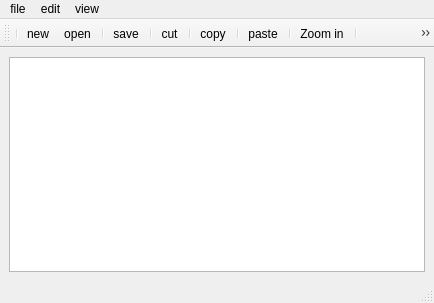
<?xml version="1.0" encoding="UTF-8"?>
<ui version="4.0">
 <class>MainWindow</class>
 <widget class="QMainWindow" name="MainWindow">
  <property name="geometry">
   <rect>
    <x>0</x>
    <y>0</y>
    <width>434</width>
    <height>303</height>
   </rect>
  </property>
  <property name="windowTitle">
   <string>Aneesh</string>
  </property>
  <property name="toolButtonStyle">
   <enum>Qt::ToolButtonTextUnderIcon</enum>
  </property>
  <property name="documentMode">
   <bool>false</bool>
  </property>
  <property name="tabShape">
   <enum>QTabWidget::Triangular</enum>
  </property>
  <widget class="QWidget" name="centralwidget">
   <layout class="QHBoxLayout" name="horizontalLayout_8">
    <item>
     <widget class="QTextEdit" name="textEdit"/>
    </item>
   </layout>
  </widget>
  <widget class="QStatusBar" name="statusbar"/>
  <widget class="QMenuBar" name="menubar">
   <property name="geometry">
    <rect>
     <x>0</x>
     <y>0</y>
     <width>434</width>
     <height>18</height>
    </rect>
   </property>
   <widget class="QMenu" name="menufile">
    <property name="title">
     <string>file</string>
    </property>
    <addaction name="new_icon"/>
    <addaction name="actionopen"/>
    <addaction name="actionsave"/>
    <addaction name="actionprint"/>
    <addaction name="actionExit"/>
   </widget>
   <widget class="QMenu" name="menuedit">
    <property name="title">
     <string>edit</string>
    </property>
    <addaction name="actioncut"/>
    <addaction name="actioncopy"/>
    <addaction name="actionpaste"/>
    <addaction name="actionDelete"/>
    <addaction name="actionSelect_All"/>
    <addaction name="actionundo"/>
    <addaction name="actionredo"/>
   </widget>
   <widget class="QMenu" name="menuview">
    <property name="title">
     <string>view</string>
    </property>
    <addaction name="actionZoom_in_1"/>
    <addaction name="actionZoom_out"/>
   </widget>
   <addaction name="menufile"/>
   <addaction name="menuedit"/>
   <addaction name="menuview"/>
  </widget>
  <widget class="QToolBar" name="toolBar">
   <property name="cursor">
    <cursorShape>ArrowCursor</cursorShape>
   </property>
   <property name="mouseTracking">
    <bool>false</bool>
   </property>
   <property name="windowTitle">
    <string>toolBar</string>
   </property>
   <property name="toolButtonStyle">
    <enum>Qt::ToolButtonIconOnly</enum>
   </property>
   <attribute name="toolBarArea">
    <enum>TopToolBarArea</enum>
   </attribute>
   <attribute name="toolBarBreak">
    <bool>false</bool>
   </attribute>
   <addaction name="separator"/>
   <addaction name="new_icon"/>
   <addaction name="actionopen"/>
   <addaction name="separator"/>
   <addaction name="actionsave"/>
   <addaction name="separator"/>
   <addaction name="actioncut"/>
   <addaction name="separator"/>
   <addaction name="actioncopy"/>
   <addaction name="separator"/>
   <addaction name="actionpaste"/>
   <addaction name="separator"/>
   <addaction name="actionZoom_in_1"/>
   <addaction name="separator"/>
   <addaction name="actionZoom_out"/>
   <addaction name="separator"/>
  </widget>
  <action name="new_icon">
   <property name="icon">
    <iconset>
     <normaloff>C:/Users/Aneesh.s/OneDrive/Desktop/mixed circuit signal/add-file.png</normaloff>C:/Users/Aneesh.s/OneDrive/Desktop/mixed circuit signal/add-file.png</iconset>
   </property>
   <property name="text">
    <string>new</string>
   </property>
  </action>
  <action name="actionopen">
   <property name="icon">
    <iconset>
     <normaloff>C:/Users/Aneesh.s/OneDrive/Desktop/mixed circuit signal/folder.png</normaloff>C:/Users/Aneesh.s/OneDrive/Desktop/mixed circuit signal/folder.png</iconset>
   </property>
   <property name="text">
    <string>open</string>
   </property>
  </action>
  <action name="actionsave">
   <property name="icon">
    <iconset>
     <normaloff>C:/Users/Aneesh.s/OneDrive/Desktop/mixed circuit signal/diskette.png</normaloff>C:/Users/Aneesh.s/OneDrive/Desktop/mixed circuit signal/diskette.png</iconset>
   </property>
   <property name="text">
    <string>save</string>
   </property>
  </action>
  <action name="actioncut">
   <property name="icon">
    <iconset>
     <normaloff>C:/Users/Aneesh.s/OneDrive/Desktop/mixed circuit signal/cut.png</normaloff>C:/Users/Aneesh.s/OneDrive/Desktop/mixed circuit signal/cut.png</iconset>
   </property>
   <property name="text">
    <string>cut</string>
   </property>
  </action>
  <action name="actioncopy">
   <property name="icon">
    <iconset>
     <normaloff>C:/Users/Aneesh.s/OneDrive/Desktop/mixed circuit signal/copy-two-paper-sheets-interface-symbol.png</normaloff>C:/Users/Aneesh.s/OneDrive/Desktop/mixed circuit signal/copy-two-paper-sheets-interface-symbol.png</iconset>
   </property>
   <property name="text">
    <string>copy</string>
   </property>
  </action>
  <action name="actionOpen_in_Default_Viewer">
   <property name="text">
    <string>Open in Default Viewer</string>
   </property>
  </action>
  <action name="actionOpen_Folder_as_Workspace">
   <property name="text">
    <string>Open Folder as Workspace</string>
   </property>
  </action>
  <action name="actionReload_From_Disk">
   <property name="text">
    <string>Reload From Disk</string>
   </property>
  </action>
  <action name="actionsave_2">
   <property name="text">
    <string>save</string>
   </property>
  </action>
  <action name="actionSave_As">
   <property name="text">
    <string>Save As..</string>
   </property>
  </action>
  <action name="actionSave_a_Copy_As">
   <property name="text">
    <string>Save a Copy As..</string>
   </property>
  </action>
  <action name="actionSave_All">
   <property name="text">
    <string>Save All</string>
   </property>
  </action>
  <action name="actionRename">
   <property name="text">
    <string>Rename...</string>
   </property>
  </action>
  <action name="actionColse">
   <property name="text">
    <string>Colse</string>
   </property>
  </action>
  <action name="actionClose_All">
   <property name="text">
    <string>Close All</string>
   </property>
  </action>
  <action name="actionMove_to_Recycle_Bin">
   <property name="text">
    <string>Move to Recycle Bin</string>
   </property>
  </action>
  <action name="actionload_Session">
   <property name="text">
    <string>load Session</string>
   </property>
  </action>
  <action name="actionSave_Session">
   <property name="text">
    <string>Save Session</string>
   </property>
  </action>
  <action name="actionprint">
   <property name="text">
    <string>print</string>
   </property>
  </action>
  <action name="actionprint_now">
   <property name="text">
    <string>print now</string>
   </property>
  </action>
  <action name="actionExit">
   <property name="text">
    <string>Exit</string>
   </property>
  </action>
  <action name="actionpaste">
   <property name="icon">
    <iconset>
     <normaloff>C:/Users/Aneesh.s/OneDrive/Desktop/mixed circuit signal/paste.png</normaloff>C:/Users/Aneesh.s/OneDrive/Desktop/mixed circuit signal/paste.png</iconset>
   </property>
   <property name="text">
    <string>paste</string>
   </property>
  </action>
  <action name="actionDelete">
   <property name="text">
    <string>Delete</string>
   </property>
  </action>
  <action name="actionSelect_All">
   <property name="text">
    <string>Select All</string>
   </property>
  </action>
  <action name="actionBegin_End_Select">
   <property name="text">
    <string>Begin/End Select</string>
   </property>
  </action>
  <action name="actionBegin_End_Select_in_Coloumn_Mode">
   <property name="text">
    <string>Begin/End Select in Coloumn Mode</string>
   </property>
  </action>
  <action name="actionInsert">
   <property name="text">
    <string>Insert</string>
   </property>
  </action>
  <action name="actionCopy_to_Clipboard">
   <property name="text">
    <string>Copy to Clipboard</string>
   </property>
  </action>
  <action name="actionIndent">
   <property name="text">
    <string>Indent</string>
   </property>
  </action>
  <action name="actionConvert_Case_to">
   <property name="text">
    <string>Convert Case to</string>
   </property>
  </action>
  <action name="actionline_Operation">
   <property name="text">
    <string>line Operation</string>
   </property>
  </action>
  <action name="actionZoom_out">
   <property name="icon">
    <iconset>
     <normaloff>C:/Users/Aneesh.s/OneDrive/Desktop/mixed circuit signal/magnifying-glass.png</normaloff>C:/Users/Aneesh.s/OneDrive/Desktop/mixed circuit signal/magnifying-glass.png</iconset>
   </property>
   <property name="text">
    <string>Zoom out</string>
   </property>
  </action>
  <action name="actionundo">
   <property name="text">
    <string>undo</string>
   </property>
  </action>
  <action name="actionredo">
   <property name="text">
    <string>redo</string>
   </property>
  </action>
  <action name="actionZoom_in_1">
   <property name="icon">
    <iconset>
     <normaloff>C:/Users/Aneesh.s/OneDrive/Desktop/mixed circuit signal/zoom-in.png</normaloff>C:/Users/Aneesh.s/OneDrive/Desktop/mixed circuit signal/zoom-in.png</iconset>
   </property>
   <property name="text">
    <string>Zoom in</string>
   </property>
  </action>
 </widget>
 <resources/>
 <connections/>
</ui>
